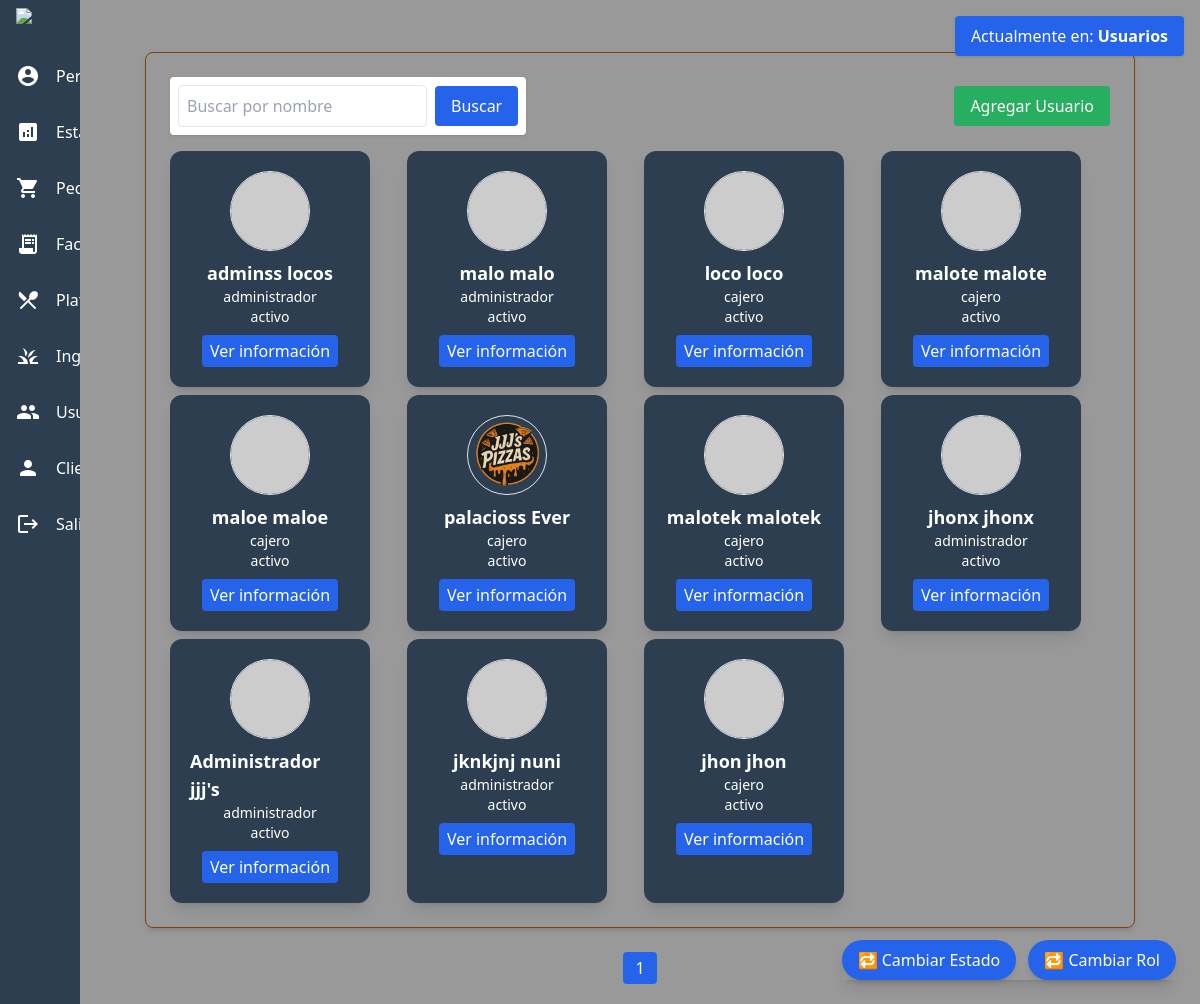
The app's page /proyectofinal/usuarios/index.php (signed in) with its own data.
### tables this page shows
CREATE TABLE `usuarios` (
  `user_id` bigint(20) NOT NULL,
  `ti_desc` varchar(20) DEFAULT NULL,
  `user_nombre` varchar(20) DEFAULT NULL,
  `user_apellido` varchar(20) DEFAULT NULL,
  `user_correo` varchar(30) DEFAULT NULL,
  `user_contrasena` varchar(255) DEFAULT NULL,
  `user_telefono` varchar(10) DEFAULT NULL,
  `rol_id` int(11) DEFAULT NULL,
  `user_foto` varchar(255) DEFAULT NULL,
  `esta_id` int(11) DEFAULT NULL,
  `fecha_registro` datetime DEFAULT current_timestamp()
);

CREATE TABLE `roles` (
  `rol_id` int(11) NOT NULL,
  `rol_desc` varchar(20) DEFAULT NULL
);

CREATE TABLE `estado` (
  `esta_id` int(11) NOT NULL,
  `esta_desc` varchar(20) DEFAULT NULL
);

### proyectofinal/usuarios/index.php (the view, shortened to what this page needs)
<?php
include '../conexion/conectarBD.php';
$buscar = mysqli_real_escape_string($connect, $_GET['buscar'] ?? '');
$por_pagina = 12;
$pagina = isset($_GET['pagina']) ? (int)$_GET['pagina'] : 1;
$inicio = ($pagina - 1) * $por_pagina;
$sql = "SELECT usuarios.*, estado.esta_desc, roles.rol_desc
        FROM usuarios
        LEFT JOIN estado ON usuarios.esta_id = estado.esta_id
        LEFT JOIN roles ON usuarios.rol_id = roles.rol_id
        WHERE user_id LIKE '%$buscar%'
        OR user_nombre LIKE '%$buscar%'
        OR user_apellido LIKE '%$buscar%'
        LIMIT $inicio, $por_pagina";
$res = mysqli_query($connect, $sql);
$sql_total = "SELECT COUNT(*) FROM usuarios
              WHERE user_id LIKE '%$buscar%'
              OR user_nombre LIKE '%$buscar%'
              OR user_apellido LIKE '%$buscar%'";
$total_res = mysqli_query($connect, $sql_total);
$total_filas = mysqli_fetch_row($total_res)[0];
$total_paginas = ceil($total_filas / $por_pagina);
?>
<!DOCTYPE html>
<html lang="es">
<head>
    <script src="https://cdn.tailwindcss.com"></script>
    <link href="https://cdnjs.cloudflare.com/ajax/libs/font-awesome/6.0.0-beta3/css/all.min.css" rel="stylesheet">
    <link rel="stylesheet" href="https://cdnjs.cloudflare.com/ajax/libs/animate.css/4.1.1/animate.min.css"/>
</head>
<body class="m-0 font-sans  md:pl-[0px] relative">
    <div class="flex min-h-screen  z-10 relative">
        <div class="group hover:w-56 w-20 bg-[#2C3E50] text-white flex flex-col transition-all duration-300 overflow-hidden">
             <div class="mb-4 flex py-2 items-center w-full px-4">
                <img src="/imagenes/JJJ_s_Pizzas-removebg-preview (2).png">
            </div>
            <a href="../loginadmin/perfil.php" class="flex items-center w-full py-4 px-4 hover:bg-white/10 ">
                <i class="material-icons text-[24px]">account_circle</i>
            </a>
            <a href="../loginadmin/prueba.php" class="flex items-center w-full py-4 px-4 hover:bg-white/10">
                <i class="material-icons text-[24px]">analytics</i>
            </a>
            <a href="../pedidos/pedidos.php" class="flex items-center w-full py-4 px-4 hover:bg-white/10">
                <i class="material-icons text-[24px]">shopping_cart</i>
            </a>
            <a href="../facturas/facturas.php" class=" flex items-center w-full py-4 px-4 hover:bg-white/10">
                <i class="material-icons text-[24px]">receipt_long</i>
            </a>
            <a href="../platos/platos.php" class="flex items-center w-full py-4 px-4 hover:bg-white/10">
                <i class="material-icons text-[24px]">local_dining</i>
            </a>
            <a href="../ingredientes/ingredientes.php" class="flex items-center w-full py-4 px-4 hover:bg-white/10">
                <i class="material-icons text-[24px]">grass</i>
            </a>
            <a href="../usuarios/index.php" class="flex items-center w-full py-4 px-4 hover:bg-white/10">
                <i class="material-icons text-[24px]">people</i>
            </a>
            <a href="../clientes/clientes.php" class=" flex items-center w-full py-4 px-4 hover:bg-white/10">
                <i class="material-icons text-[24px]">person</i>
            </a>
             <a id="btnCerrarSesion" href="#" class="flex items-center w-full py-4 px-4 hover:bg-white/10">
                <i class="material-icons text-[24px]">logout</i>
            </a>
        </div>
        <div class="flex-1 p-5 overflow-auto">
            <div class="max-w-7xln w-11/12 mx-auto mt-8 border-[#784212] border p-6 m-6 rounded-lg shadow-md">
                <div class="flex justify-between items-center mb-4">
                    <form id="buscarForm" method="GET" class="flex items-center shadow p-2 bg-white rounded">
                        <input type="text" name="buscar" id="buscarInput" value="<?= htmlspecialchars($buscar) ?>" placeholder="Buscar por nombre" class="p-2 border rounded mr-2" />
                        <button type="submit" class="bg-blue-600 text-white px-4 py-2 rounded hover:bg-blue-800">Buscar</button>
                    </form>
                    <button id="agregarusuario" class="bg-[#27AE60] text-white px-4 py-2 ml-4 rounded hover:bg-green-700">
                        Agregar Usuario
                    </button>
                </div>
                    <div id="tablaUsuarios" class="grid w-full grid-cols-1 sm:grid-cols-2 md:grid-cols-3 lg:grid-cols-4 xl:grid-cols-6 gap-2">
                      <?php while ($usuario = mysqli_fetch_assoc($res)): ?>
                          <div class="usuario-card bg-[#2c3e50] rounded-xl hover:shadow-xl shadow-lg p-4 w-[200px] flex flex-col items-center text-white cursor-pointer transition-transform duration-150" data-id="<?= $usuario['user_id'] ?>">
                              <?php
                              $foto = $usuario['user_foto'] ?? '';
                              $nombre = $usuario['user_nombre'] ?? '';
                              $apellido = $usuario['user_apellido'] ?? '';
                              $fotoPerfil = "";
                              $ruta1Fisica = $_SERVER['DOCUMENT_ROOT'] . "/proyectofinal/imagenes/perfil/" . $foto;
                              $url1 = "//" . $_SERVER['HTTP_HOST'] . "/proyectofinal/imagenes/perfil/" . $foto;
                              $ruta2Fisica = __DIR__ . "/../../imagenes/perfil/" . $foto;
                              $url2 = "../../imagenes/perfil/" . $foto;
                              if (!empty($foto) && file_exists($ruta1Fisica)) {
                                  $fotoPerfil = $url1;
                              } elseif (!empty($foto) && file_exists($ruta2Fisica)) {
                                  $fotoPerfil = $url2;
                              } else {
                                  $fotoPerfil = "https://ui-avatars.com/api/?name=" . urlencode("$nombre $apellido") . "&background=0D8ABC&color=fff";
                              }
                              ?>
                              <img src="<?= $fotoPerfil ?>" class="w-20 h-20 rounded-full object-cover mb-2 border">
                              <h3 class="text-lg font-bold"><?= $usuario['user_nombre'] . ' ' . $usuario['user_apellido'] ?></h3>
                              <p class="text-sm"><?= $usuario['rol_desc'] ?></p>
                              <p class="text-sm mb-2"><?= $usuario['esta_desc'] ?></p>
                              <button class="ver-detalle bg-blue-600 text-white px-2 py-1 rounded hover:bg-blue-800 transition-all" data-id="<?= $usuario['user_id'] ?>">
                                  Ver información
                              </button>
                          </div>
                      <?php endwhile; ?>
                  </div>
                </div>
                <div  class="fixed bottom-6 right-6 flex gap-3 z-50 shadow-lg">
                    <button id="btn_CambiarEstado" class="bg-blue-600 text-white px-4 py-2 rounded-full hover:bg-blue-700 transition shadow-md">🔁 Cambiar Estado</button>
                    <button id="btnCambiarRol" class="bg-blue-600 text-white px-4 py-2 rounded-full hover:bg-blue-700 transition shadow-md">🔁 Cambiar Rol</button>
                </div>
               <div class="flex justify-center mt-6 space-x-2">
                    <?php for ($i = 1; $i <= $total_paginas; $i++): ?>
                       <a href="?pagina=<?= $i ?>" class="px-3 py-1 rounded
                            <?= $i == $pagina ? 'bg-blue-600 text-white' : 'bg-gray-200 hover:bg-gray-300' ?>">
                            <?= $i ?>
                        </a>
                    <?php endfor; ?>
                </div>
            </div>
        </div>
<div id="mensajeUbicacion" class="fixed top-4 right-4 bg-blue-600 text-white px-4 py-2 rounded shadow z-50 animate-fade-in">
  Actualmente en: <strong>Usuarios</strong>
</div>
</body>
</html>

### proyectofinal/usuarios/index.php (style rules this page uses)
.usuario-card { border: 4px solid transparent; }
.animate-fade-in { animation: fade-in 0.5s ease-in-out; }

### records on screen
usuarios: user_nombre "adminss", user_apellido "locos", rol.rol_desc "administrador", esta.esta_desc "activo"
usuarios: user_nombre "malo", user_apellido "malo", rol.rol_desc "administrador", esta.esta_desc "activo"
usuarios: user_nombre "loco", user_apellido "loco", rol.rol_desc "cajero", esta.esta_desc "activo"
usuarios: user_nombre "malote", user_apellido "malote", rol.rol_desc "cajero", esta.esta_desc "activo"
usuarios: user_nombre "maloe", user_apellido "maloe", rol.rol_desc "cajero", esta.esta_desc "activo"
usuarios: user_foto (picture), user_nombre "palacioss", user_apellido "Ever", rol.rol_desc "cajero", esta.esta_desc "activo"
usuarios: user_nombre "malotek", user_apellido "malotek", rol.rol_desc "cajero", esta.esta_desc "activo"
usuarios: user_nombre "jhonx", user_apellido "jhonx", rol.rol_desc "administrador", esta.esta_desc "activo"
usuarios: user_nombre "Administrador", user_apellido "jjj's", rol.rol_desc "administrador", esta.esta_desc "activo"
usuarios: user_nombre "jknkjnj", user_apellido "nuni", rol.rol_desc "administrador", esta.esta_desc "activo"
usuarios: user_nombre "jhon", user_apellido "jhon", rol.rol_desc "cajero", esta.esta_desc "activo"
